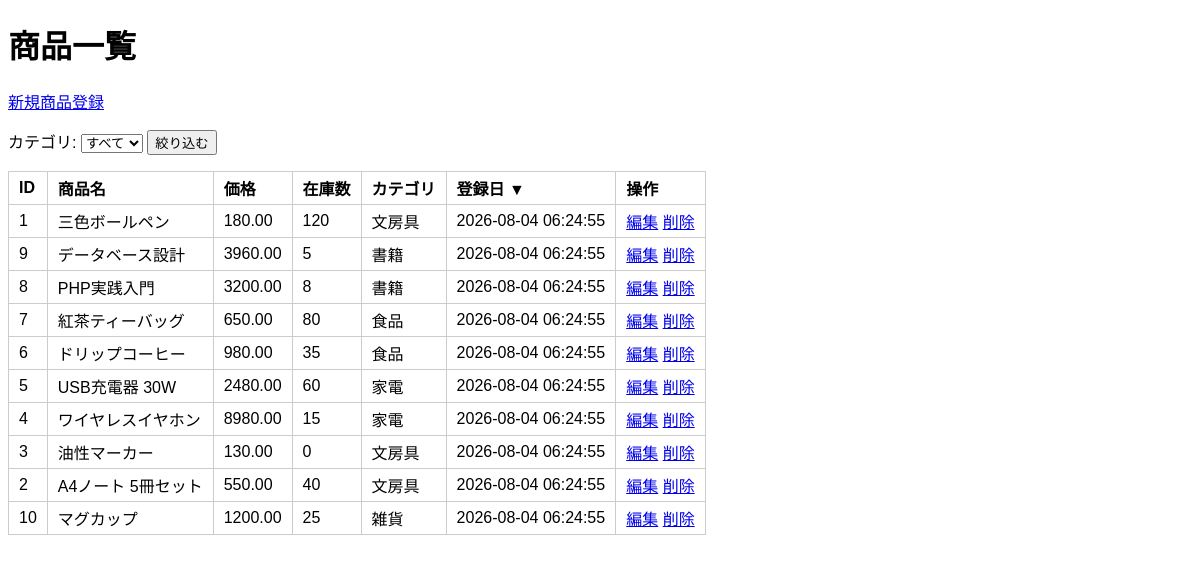
Page /inventory_management/index.php on the committed database.
### tables this page shows
CREATE TABLE products (
    id INT PRIMARY KEY AUTO_INCREMENT,
    name VARCHAR(100) NOT NULL,
    price DECIMAL(10, 2) NOT NULL,   
    stock INT NOT NULL DEFAULT 0,
    category VARCHAR(50) NOT NULL,
    created_at TIMESTAMP DEFAULT CURRENT_TIMESTAMP
);

### inventory_management/helpers.php (called while the page is built, shortened)
<?php
function buildUrl(array $overrides) {
    $params = array_merge($_GET, $overrides);
    return '?' . http_build_query($params);
}

### inventory_management/index.php (the view, shortened to what this page needs)
<?php
require_once 'helpers.php';
$category = $_GET['category'] ?? '';
if (!in_array($category, CATEGORIES, true)) {
    $category = '';
}
$sortKey = $_GET['sort'] ?? 'created_at';
$sortColumn = ALLOWED_SORTS[$sortKey];
$order = (($_GET['order'] ?? '') === 'asc') ? 'ASC' : 'DESC';
$conn = getDBConnection();
if ($category === '') {
    $sql  = "SELECT id, name, price, stock, category, created_at FROM products ORDER BY $sortColumn $order";
    $stmt = $conn->prepare($sql);
} else {
    $sql  = "SELECT id, name, price, stock, category, created_at FROM products WHERE category = ? ORDER BY $sortColumn $order";
    $stmt = $conn->prepare($sql);
    $stmt->bind_param("s", $category);
}
$stmt->execute();
$result = $stmt->get_result();
function sortHeader($label, $key) {
    global $sortKey, $order;
    $nextOrder = ($sortKey === $key && $order === 'ASC') ? 'desc' : 'asc';
    $arrow = '';
    if ($sortKey === $key) {
        $arrow = $order === 'ASC' ? ' ▲' : ' ▼';
    }
    $url = buildUrl(['sort' => $key, 'order' => $nextOrder]);
    return '<a href="' . htmlspecialchars($url) . '">'
         . htmlspecialchars($label . $arrow) . '</a>';
}
?>
<!DOCTYPE html>
<html>
<head>
    <link rel="stylesheet" href="style.css">
</head>
<body>
    <h1>商品一覧</h1>
    <a href="create.php">新規商品登録</a>
    <form method="GET">
        <label>カテゴリ:
            <select name="category" onchange="this.form.submit()">
                <option value="">すべて</option>
            </select>
        </label>
        <button type="submit">絞り込む</button>
    </form>
    <table>
        <thead>
            <tr>
                <th>ID</th>
                <th><?php echo sortHeader('商品名', 'name'); ?></th>
                <th><?php echo sortHeader('価格', 'price'); ?></th>
                <th><?php echo sortHeader('在庫数', 'stock'); ?></th>
                <th>カテゴリ</th>
                <th><?php echo sortHeader('登録日', 'created_at'); ?></th>
                <th>操作</th>
            </tr>
        </thead>
        <tbody>
            <?php while ($row = $result->fetch_assoc()): ?>
            <tr>
                <td><?php echo htmlspecialchars($row['id']); ?></td>
                <td><?php echo htmlspecialchars($row['name']); ?></td>
                <td><?php echo htmlspecialchars($row['price']); ?></td>
                <td><?php echo htmlspecialchars($row['stock']); ?></td>
                <td><?php echo htmlspecialchars($row['category']); ?></td>
                <td><?php echo htmlspecialchars($row['created_at']); ?></td>
                <td>
                    <a href="edit.php?id=<?php echo htmlspecialchars($row['id']); ?>">編集</a>
                    <a href="delete.php?id=<?php echo htmlspecialchars($row['id']); ?>" onclick="return confirm('本当に削除しますか？')">削除</a>
                </td>
            </tr>
            <?php endwhile; ?>
        </tbody>
    </table>
</body>
</html>

### inventory_management/style.css (style rules this page uses)
body { font-family: sans-serif; }
table { border-collapse: collapse; margin-top: 1em; }
th, td { border: 1px solid #ccc; padding: 4px 10px; text-align: left; }
th a { text-decoration: none; color: inherit; }
form { margin-top: 1em; }

### rows in the picture
products: id "1", name "三色ボールペン", price "180.00", stock "120", category "文房具", created_at "2026-08-04 06:24:55"
products: id "9", name "データベース設計", price "3960.00", stock "5", category "書籍", created_at "2026-08-04 06:24:55"
products: id "8", name "PHP実践入門", price "3200.00", stock "8", category "書籍", created_at "2026-08-04 06:24:55"
products: id "7", name "紅茶ティーバッグ", price "650.00", stock "80", category "食品", created_at "2026-08-04 06:24:55"
products: id "6", name "ドリップコーヒー", price "980.00", stock "35", category "食品", created_at "2026-08-04 06:24:55"
products: id "5", name "USB充電器 30W", price "2480.00", stock "60", category "家電", created_at "2026-08-04 06:24:55"
products: id "4", name "ワイヤレスイヤホン", price "8980.00", stock "15", category "家電", created_at "2026-08-04 06:24:55"
products: id "3", name "油性マーカー", price "130.00", stock "0", category "文房具", created_at "2026-08-04 06:24:55"
products: id "2", name "A4ノート 5冊セット", price "550.00", stock "40", category "文房具", created_at "2026-08-04 06:24:55"
products: id "10", name "マグカップ", price "1200.00", stock "25", category "雑貨", created_at "2026-08-04 06:24:55"

### other values in the picture
$label . $arrow "商品名 価格 在庫数 登録日 ▼"
